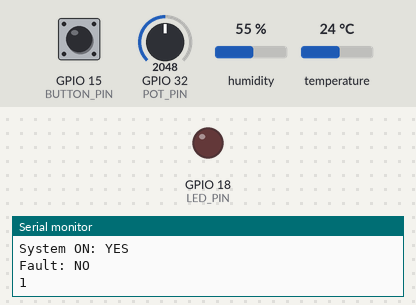
Bench run of a sketch on a simulated ESP32. Shown: output pins drawn as LEDs (lit = HIGH), the last lines printed to the serial monitor. The test bench sets the inputs (shaded band); at power-on: temperature 24 °C, GPIO 15 (BUTTON_PIN) HIGH, GPIO 32 (POT_PIN) = 2048, humidity 55 %.

Above: at 1.8 s.
1.9 s: temperature set to 25.4 °C
At 3.7 s:
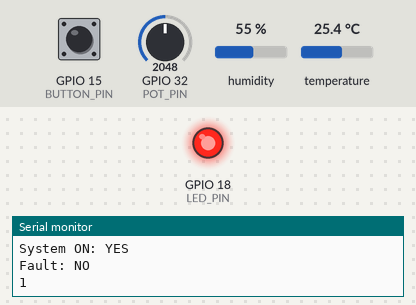
4.0 s: GPIO 15 (BUTTON_PIN) pulled LOW for 1.2 s
At 4.8 s:
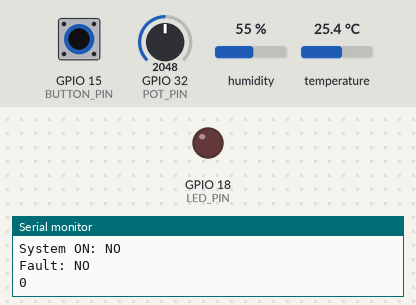
7.5 s: GPIO 15 (BUTTON_PIN) pulled LOW for 3.2 s
At 8.7 s:
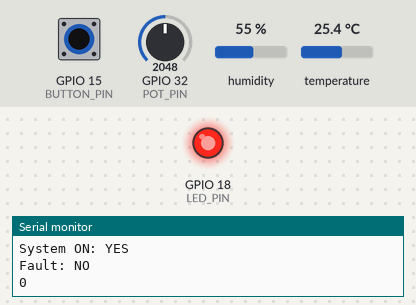
12.2 s: temperature set to 12 °C
At 15.2 s:
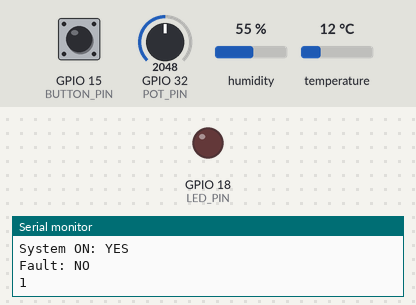
Timing chart, 0 to 16.7 s (numbered marks = the images above; inputs shaded):
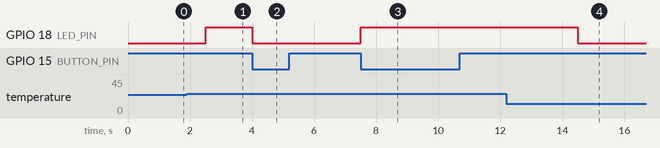

The sketch:

sketch.ino
```cpp
#include <DHT.h>
#include "freertos/FreeRTOS.h"
#include "freertos/task.h"
#include "freertos/semphr.h"

// ================= PIN DEFINITIONS =================
#define DHT_PIN       4
#define DHT_TYPE      DHT22
#define LED_PIN       18
#define BUTTON_PIN    15
#define BUZZER_PIN    19
#define POT_PIN       32

// ================= OBJECTS =================
DHT dht(DHT_PIN, DHT_TYPE);

// ================= SYSTEM STATE =================
typedef struct {
  float temperature;
  float voltage;
  bool systemOn;
  bool fault;
} SystemState;

SystemState state;
SemaphoreHandle_t stateMutex;

// ================= INTERRUPT FLAG =================
volatile bool buttonPressed = false;

// ================= INTERRUPT HANDLER =================
void IRAM_ATTR onButtonPress() {
  buttonPressed = true;
}

// ================= SENSOR TASK =================
void sensorTask(void *pvParameters) {
  float filteredVoltage = 0;

  while (true) {
    float temp = dht.readTemperature();
    int rawADC = analogRead(POT_PIN);

    // Convert ADC to voltage
    float voltage = (rawADC / 4095.0f) * 3.3f;

    // Simple smoothing filter
    filteredVoltage = (filteredVoltage * 0.7f) + (voltage * 0.3f);

    xSemaphoreTake(stateMutex, portMAX_DELAY);
    state.temperature = temp;
    state.voltage = filteredVoltage;
    xSemaphoreGive(stateMutex);

    vTaskDelay(pdMS_TO_TICKS(1000));
  }
}

// ================= CONTROL TASK =================
void controlTask(void *pvParameters) {

  static unsigned long lastPress = 0;  // debounce timer

  while (true) {
    xSemaphoreTake(stateMutex, portMAX_DELAY);

    // 🔘 Button handling (debounced)
    if (buttonPressed && millis() - lastPress > 200) {
      state.systemOn = !state.systemOn;
      buttonPressed = false;
      lastPress = millis();
    }

    // 🔥 Safety: Overheat shutdown
    if (state.temperature > 50.0f) {
      state.systemOn = false;
      state.fault = true;
    }

    // 💡 HVAC control (LED)
    if (state.systemOn && state.temperature > 25.0f) {
      digitalWrite(LED_PIN, HIGH);
    } else {
      digitalWrite(LED_PIN, LOW);
    }

    // 🔊 Alarm (Buzzer)
    if (state.fault) {
       tone(BUZZER_PIN, 1000);  // 1000 Hz sound
    } else {
      noTone(BUZZER_PIN);
    }

    xSemaphoreGive(stateMutex);

    vTaskDelay(pdMS_TO_TICKS(500));
  }
}

// ================= LOGGING TASK =================
void loggingTask(void *pvParameters) {
  while (true) {
    xSemaphoreTake(stateMutex, portMAX_DELAY);

    Serial.println("------ SYSTEM STATUS ------");
    Serial.print("Temperature: ");
    Serial.println(state.temperature);

    Serial.print("Voltage: ");
    Serial.println(state.voltage);

    Serial.print("System ON: ");
    Serial.println(state.systemOn ? "YES" : "NO");

    Serial.print("Fault: ");
    Serial.println(state.fault ? "YES" : "NO");

  Serial.println(digitalRead(BUTTON_PIN));

    xSemaphoreGive(stateMutex);

    vTaskDelay(pdMS_TO_TICKS(2000));
  }
}

// ================= SETUP =================
void setup() {
  Serial.begin(115200);

  pinMode(LED_PIN, OUTPUT);
  pinMode(BUTTON_PIN, INPUT_PULLUP);
  pinMode(BUZZER_PIN, OUTPUT);

  dht.begin();

  // Create mutex
  stateMutex = xSemaphoreCreateMutex();

  // Attach interrupt
  attachInterrupt(digitalPinToInterrupt(BUTTON_PIN), onButtonPress, FALLING);

  // Initial state
  state.systemOn = true;
  state.fault = false;

  // Create RTOS tasks
  xTaskCreate(sensorTask, "SensorTask", 2048, NULL, 1, NULL);
  xTaskCreate(controlTask, "ControlTask", 2048, NULL, 2, NULL);
  xTaskCreate(loggingTask, "LoggingTask", 2048, NULL, 1, NULL);
}

// ================= LOOP =================
void loop() {
  // Not used (RTOS handles everything)
}
```

main.c
```cpp
#include <stdio.h>

int main() {
    printf("ESP32 Smart HVAC Controller\n");
    return 0;
}
```

Measured:
- the behaviour switches between 25 and 25.1 °C on temperature (found by bisection; images 0 and 1)
- after the input at 1.9 s, GPIO 18 (LED_PIN): LOW → HIGH after 0.61 s
- after the input at 4.0 s, GPIO 18 (LED_PIN): HIGH → LOW at once
- after the input at 7.5 s, GPIO 18 (LED_PIN): LOW → HIGH at once
- after the input at 12.2 s, GPIO 18 (LED_PIN): HIGH → LOW after 2.3 s
